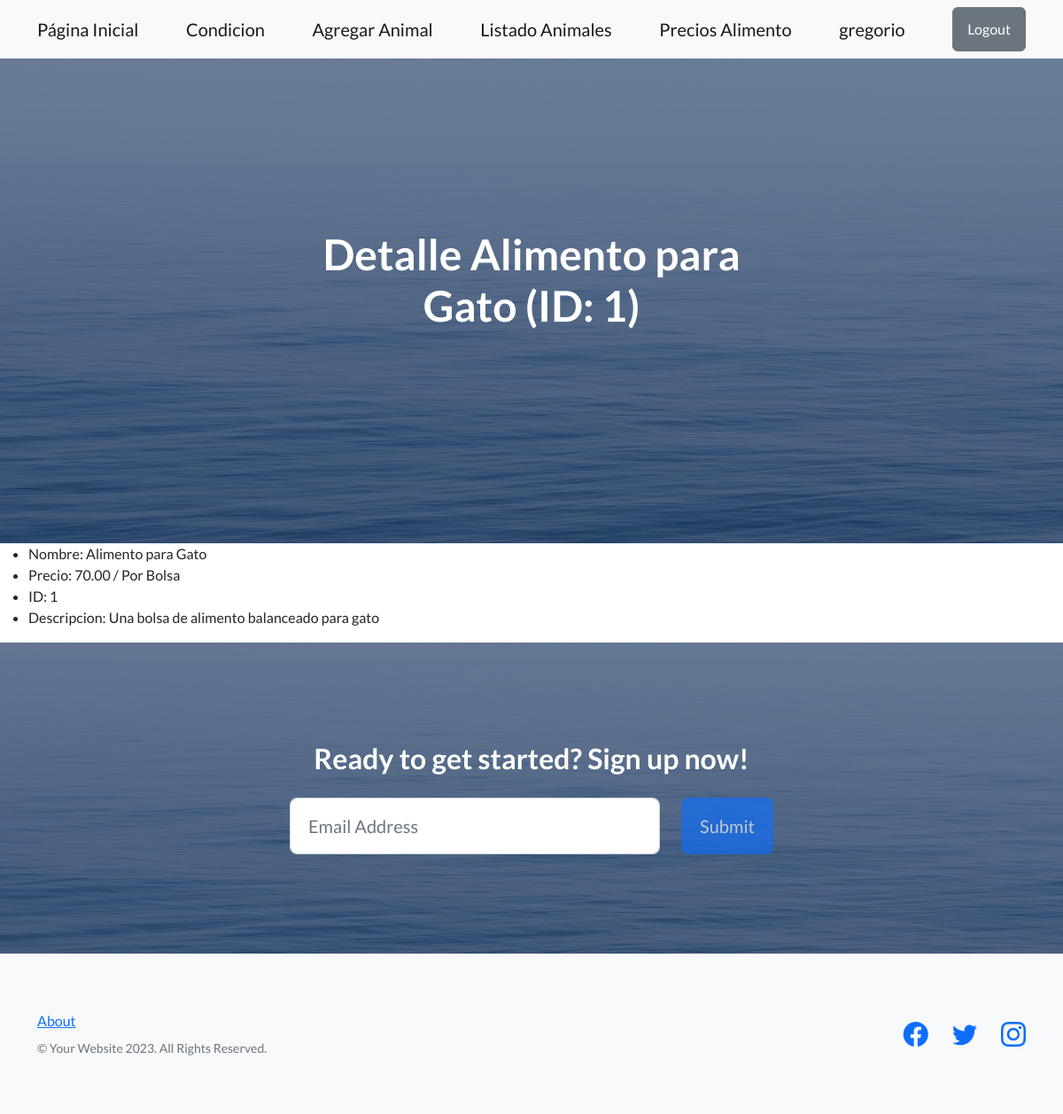
The app's page /precios/1/ (signed in) with its own data.
### precios/models.py (models this page shows, shortened)
class Alimento(models.Model):
    nombre = models.CharField(max_length=100)
    precio = models.DecimalField(max_digits=10, decimal_places=2)
    unidad = models.CharField(max_length=30)
    descripcion = models.CharField(max_length=200)

### precios/views.py (the view)
# urls.py: path('<int:pk>/', views.Ver_alimento.as_view(), name='ver_alimento'),
class Ver_alimento(LoginRequiredMixin, DetailView):
    model = Alimento
    template_name = "ver_alimento.html"

### templates/ver_alimento.html (shortened to what this page needs)
{% extends "main_template.html" %}
{% block texto_principal %}
     Detalle {{alimento.nombre}} (ID: {{alimento.id}})
{% endblock texto_principal %}
{% block main_content %}
<ul>
    <li>Nombre: {{ alimento.nombre }}</li>
    <li>Precio: {{ alimento.precio }} / {{alimento.unidad}}</li>
    <li>ID: {{ alimento.id }}</li>
    <li>Descripcion: {{ alimento.descripcion }}</li>
</ul>
{% endblock main_content %}

### templates/main_template.html (shortened to what this page needs)
<!DOCTYPE html>
<html lang="en">
    {% load static %}
    <head>
        <link href="https://cdn.jsdelivr.net/npm/bootstrap-icons@1.5.0/font/bootstrap-icons.css" rel="stylesheet" type="text/css" />
        <link href={% static "css/styles.css"%} rel="stylesheet" />
    </head>
    <body>
        <nav class="navbar navbar-light bg-light static-top">
            <div class="container">
                <a class= "navbar-brand" href={% url "app_inicial:inicio"%}>Página Inicial</a>
                <a class= "navbar-brand" href={% url "app_inicial:condicion_y_bucle"%}>Condicion</a>
                {% if request.user.is_authenticated %}
                <a class= "navbar-brand" href={% url "app_inicial:crear_animal"%}>Agregar Animal</a>
                <a class= "navbar-brand" href={% url "app_inicial:listado_animales"%}>Listado Animales</a>
                <a class= "navbar-brand" href={% url "precios:lista_precios"%}>Precios Alimento</a>
                <a class= "navbar-brand" href='#'>{{request.user.username}}</a>
                <form action={% url "usuarios:logout" %}  method="POST">
                   <input class="btn btn-secondary" type="submit" value="Logout">
                </form>
                {% else %}
                <a class="btn btn-primary" href={% url "usuarios:login"%}> Login</a>
                <a class="btn btn-info" href={% url "usuarios:registro"%}> Registrarse</a>
                {% endif %}
            </div>
        </nav>
        <header class="masthead">
            <div class="container position-relative">
                <div class="row justify-content-center">
                    <div class="col-xl-6">
                        <div class="text-center text-white">
                            <h1 class="mb-5">
                                {% block texto_principal %}{% endblock texto_principal%}
                            </h1>
                        </div>
                    </div>
                </div>
            </div>
        </header>
        <main>
            {% block main_content %}{% endblock main_content %}
        <main>
        <section class="call-to-action text-white text-center" id="signup">
            <div class="container position-relative">
                <div class="row justify-content-center">
                    <div class="col-xl-6">
                        <h2 class="mb-4">Ready to get started? Sign up now!</h2>
                        <form class="form-subscribe" id="contactFormFooter" data-sb-form-api-token="API_TOKEN">
                            <div class="row">
                                <div class="col">
                                    <input class="form-control form-control-lg" id="emailAddressBelow" type="email" placeholder="Email Address" data-sb-validations="required,email" />
                                </div>
                                <div class="col-auto"><button class="btn btn-primary btn-lg disabled" id="submitButton" type="submit">Submit</button></div>
                            </div>
                        </form>
                    </div>
                </div>
            </div>
        </section>
        <footer class="footer bg-light">
            <div class="container">
                <div class="row">
                    <div class="col-lg-6 h-100 text-center text-lg-start my-auto">
                        <ul class="list-inline mb-2">
                            <li class="list-inline-item"><a href="#!">About</a></li>
                        </ul>
                        <p class="text-muted small mb-4 mb-lg-0">&copy; Your Website 2023. All Rights Reserved.</p>
                    </div>
                    <div class="col-lg-6 h-100 text-center text-lg-end my-auto">
                        <ul class="list-inline mb-0">
                            <li class="list-inline-item me-4">
                                <a href="#!"><i class="bi-facebook fs-3"></i></a>
                            </li>
                            <li class="list-inline-item me-4">
                                <a href="#!"><i class="bi-twitter fs-3"></i></a>
                            </li>
                            <li class="list-inline-item">
                                <a href="#!"><i class="bi-instagram fs-3"></i></a>
                            </li>
                        </ul>
                    </div>
                </div>
            </div>
        </footer>
    </body>
</html>

### records on screen
Alimento: nombre "Alimento para Gato", id "1", precio "70.00", unidad "Por Bolsa", descripcion "Una bolsa de alimento balanceado para gato"

### other values on screen
{{ request.user.username }} "gregorio"
